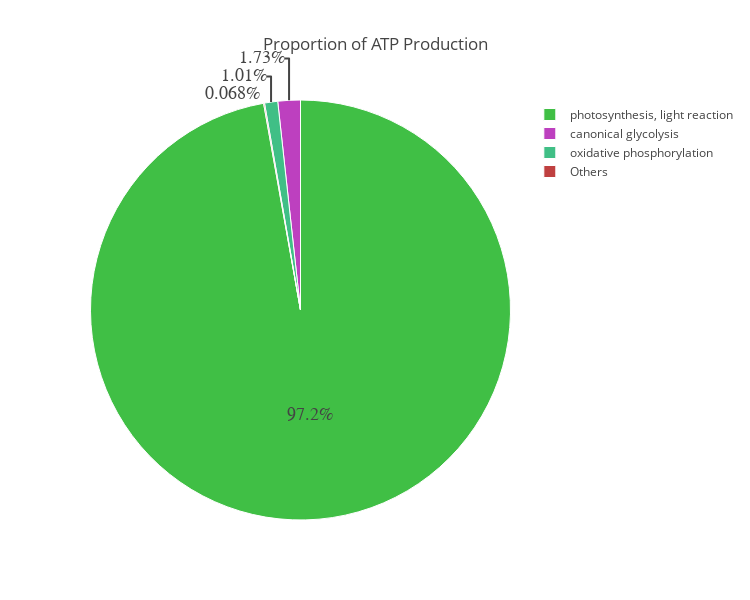
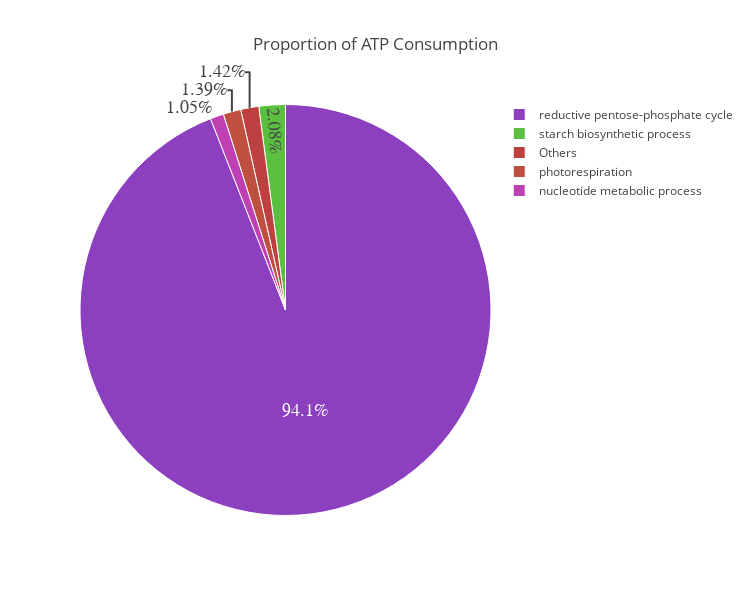

Notebook code for these charts, in order:
### Code cell
#Proportion of subsystems in ATP production and consumption
L_m = ['ATP_c', 'ATP_h', 'ATP_m']
ATP_Pro = proportion_E_production(L_m, 'ATP', save_fig)
ATP_Con = proportion_E_consumption(L_m, 'ATP', save_fig)

### Figure 1 — Plotly figure (JSON) as saved in the notebook; plotly's stock layout.template omitted (floating-point values rounded to 4 significant figures)
{"data": [{"labels": ["photosynthesis, light reaction", "oxidative phosphorylation", "canonical glycolysis", "Others"], "marker": {"colors": ["hsl(122.553191489,50%,50%)", "hsl(153.191489362,50%,50%)", "hsl(298.723404255,50%,50%)", "hsl(360.0,50%,50%)"], "line": {"color": "#FFF", "width": 1}}, "textfont": {"family": "Arial", "size": 18}, "type": "pie", "uid": "09df1ae6-edbd-4d49-9d55-e0fb76d674df", "values": [72.64, 0.7553, 1.296, 0.05081]}], "layout": {"height": 600, "title": {"text": "Proportion of ATP Production"}, "width": 750}}

### Figure 2 — Plotly figure (JSON) as saved in the notebook; plotly's stock layout.template omitted (floating-point values rounded to 4 significant figures)
{"data": [{"labels": ["Others", "photorespiration", "nucleotide metabolic process", "starch biosynthetic process", "reductive pentose-phosphate cycle"], "marker": {"colors": ["hsl(360.0,50%,50%)", "hsl(7.65957446809,50%,50%)", "hsl(306.382978723,50%,50%)", "hsl(107.234042553,50%,50%)", "hsl(275.744680851,50%,50%)"], "line": {"color": "#FFF", "width": 1}}, "textfont": {"family": "Arial", "size": 18}, "type": "pie", "uid": "b8d435cd-f107-4db6-8bb9-365c918b9f00", "values": [1.048, 1.024, 0.7735, 1.534, 69.3]}], "layout": {"height": 600, "title": {"text": "Proportion of ATP Consumption"}, "width": 750}}
